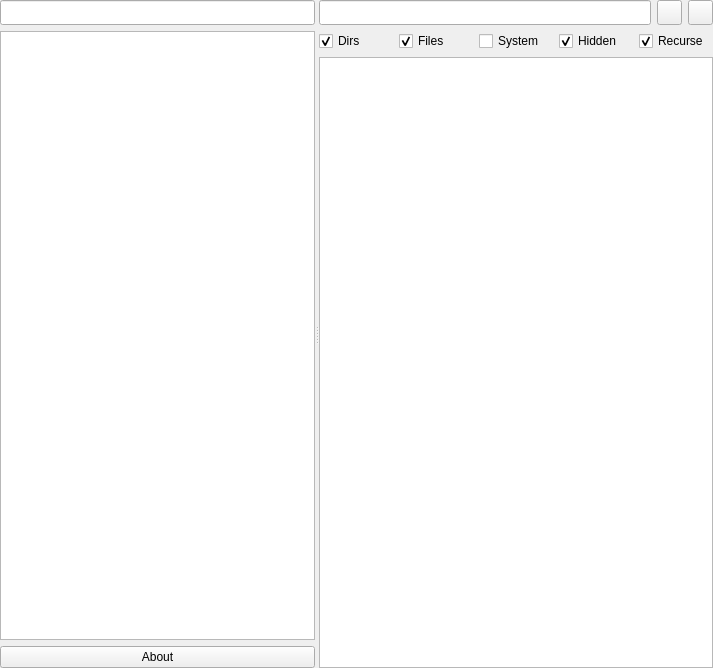
<ui version="4.0" >
 <class>searchwidget</class>
 <widget class="QWidget" name="searchwidget" >
  <property name="geometry" >
   <rect>
    <x>0</x>
    <y>0</y>
    <width>713</width>
    <height>668</height>
   </rect>
  </property>
  <property name="windowTitle" >
   <string>Form</string>
  </property>
  <layout class="QGridLayout" name="gridLayout" >
   <property name="horizontalSpacing" >
    <number>0</number>
   </property>
   <property name="verticalSpacing" >
    <number>3</number>
   </property>
   <property name="margin" >
    <number>0</number>
   </property>
   <item row="0" column="0" >
    <widget class="QSplitter" name="splitter" >
     <property name="orientation" >
      <enum>Qt::Horizontal</enum>
     </property>
     <widget class="QWidget" name="layoutWidget" >
      <layout class="QVBoxLayout" name="verticalLayout" >
       <property name="spacing" >
        <number>6</number>
       </property>
       <property name="rightMargin" >
        <number>0</number>
       </property>
       <item>
        <widget class="QLineEdit" name="pathedit" >
         <property name="minimumSize" >
          <size>
           <width>0</width>
           <height>25</height>
          </size>
         </property>
         <property name="maximumSize" >
          <size>
           <width>16777215</width>
           <height>25</height>
          </size>
         </property>
        </widget>
       </item>
       <item>
        <widget class="QTreeWidget" name="tree" >
         <property name="headerHidden" >
          <bool>true</bool>
         </property>
         <column>
          <property name="text" >
           <string>1</string>
          </property>
         </column>
        </widget>
       </item>
       <item>
        <widget class="QPushButton" name="about" >
         <property name="text" >
          <string>About</string>
         </property>
        </widget>
       </item>
      </layout>
     </widget>
     <widget class="QWidget" name="layoutWidget" >
      <layout class="QVBoxLayout" name="verticalLayout_3" >
       <item>
        <layout class="QVBoxLayout" name="verticalLayout_2" >
         <property name="sizeConstraint" >
          <enum>QLayout::SetMaximumSize</enum>
         </property>
         <item>
          <layout class="QHBoxLayout" name="horizontalLayout_2" >
           <property name="sizeConstraint" >
            <enum>QLayout::SetMaximumSize</enum>
           </property>
           <item>
            <widget class="QLineEdit" name="searchedit" >
             <property name="minimumSize" >
              <size>
               <width>0</width>
               <height>25</height>
              </size>
             </property>
             <property name="maximumSize" >
              <size>
               <width>16777215</width>
               <height>25</height>
              </size>
             </property>
            </widget>
           </item>
           <item>
            <widget class="QPushButton" name="clearsearchedit" >
             <property name="minimumSize" >
              <size>
               <width>25</width>
               <height>25</height>
              </size>
             </property>
             <property name="maximumSize" >
              <size>
               <width>25</width>
               <height>25</height>
              </size>
             </property>
             <property name="text" >
              <string/>
             </property>
            </widget>
           </item>
           <item>
            <widget class="QPushButton" name="statebutton" >
             <property name="minimumSize" >
              <size>
               <width>25</width>
               <height>25</height>
              </size>
             </property>
             <property name="maximumSize" >
              <size>
               <width>25</width>
               <height>25</height>
              </size>
             </property>
             <property name="text" >
              <string/>
             </property>
            </widget>
           </item>
          </layout>
         </item>
         <item>
          <layout class="QHBoxLayout" name="horizontalLayout" >
           <property name="sizeConstraint" >
            <enum>QLayout::SetMaximumSize</enum>
           </property>
           <item>
            <widget class="QCheckBox" name="dircb" >
             <property name="maximumSize" >
              <size>
               <width>16777215</width>
               <height>25</height>
              </size>
             </property>
             <property name="text" >
              <string>Dirs</string>
             </property>
             <property name="checked" >
              <bool>true</bool>
             </property>
            </widget>
           </item>
           <item>
            <widget class="QCheckBox" name="filescb" >
             <property name="maximumSize" >
              <size>
               <width>16777215</width>
               <height>25</height>
              </size>
             </property>
             <property name="text" >
              <string>Files</string>
             </property>
             <property name="checked" >
              <bool>true</bool>
             </property>
            </widget>
           </item>
           <item>
            <widget class="QCheckBox" name="systemcb" >
             <property name="text" >
              <string>System</string>
             </property>
            </widget>
           </item>
           <item>
            <widget class="QCheckBox" name="hiddencb" >
             <property name="text" >
              <string>Hidden</string>
             </property>
             <property name="checked" >
              <bool>true</bool>
             </property>
            </widget>
           </item>
           <item>
            <widget class="QCheckBox" name="recursecb" >
             <property name="maximumSize" >
              <size>
               <width>16777215</width>
               <height>25</height>
              </size>
             </property>
             <property name="text" >
              <string>Recurse</string>
             </property>
             <property name="checked" >
              <bool>true</bool>
             </property>
            </widget>
           </item>
          </layout>
         </item>
        </layout>
       </item>
       <item>
        <widget class="QListWidget" name="resultslist" />
       </item>
      </layout>
     </widget>
    </widget>
   </item>
  </layout>
 </widget>
 <resources/>
 <connections>
  <connection>
   <sender>clearsearchedit</sender>
   <signal>clicked()</signal>
   <receiver>searchedit</receiver>
   <slot>clear()</slot>
   <hints>
    <hint type="sourcelabel" >
     <x>697</x>
     <y>15</y>
    </hint>
    <hint type="destinationlabel" >
     <x>514</x>
     <y>15</y>
    </hint>
   </hints>
  </connection>
 </connections>
</ui>
